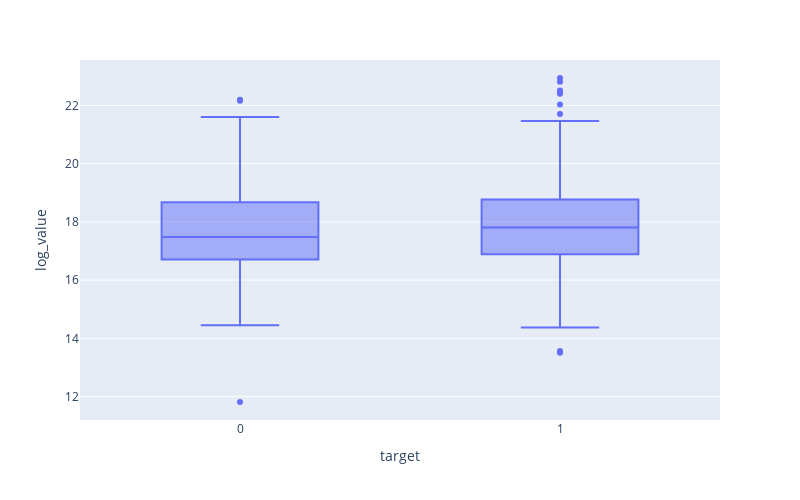

Source (notebook cell):
### Code cell
px.box(data_frame=ipo, x='target', y='log_value', width=800, height=500)

### Figure 1 — Plotly figure (JSON) as saved in the notebook; plotly's stock layout.template omitted (floating-point values rounded to 4 significant figures; data arrays with more than 128 entries replaced by an {"elided": "..."} marker saying what was removed)
{"data": [{"alignmentgroup": "True", "hovertemplate": "target=%{x}<br>log_value=%{y}<extra></extra>", "legendgroup": "", "marker": {"color": "#636efa"}, "name": "", "notched": false, "offsetgroup": "", "orientation": "v", "showlegend": false, "type": "box", "x": {"elided": "320 int values"}, "x0": " ", "xaxis": "x", "y": {"elided": "320 float values"}, "y0": " ", "yaxis": "y"}], "layout": {"boxmode": "group", "height": 500, "legend": {"tracegroupgap": 0}, "margin": {"t": 60}, "width": 800, "xaxis": {"anchor": "y", "domain": [0, 1], "title": {"text": "target"}}, "yaxis": {"anchor": "x", "domain": [0, 1], "title": {"text": "log_value"}}}}
